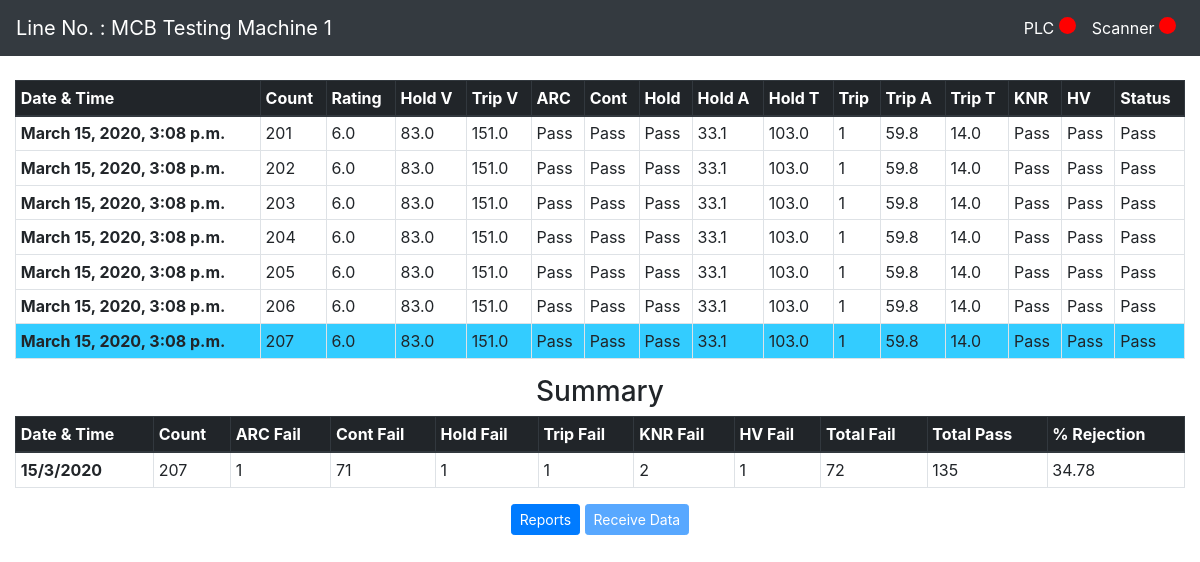
The page / on the database its author committed.
### users/models.py (models this page shows, shortened)
class Data(models.Model):
	dt = models.DateTimeField(default=timezone.localtime())
	rating = models.CharField(max_length=255)
	hold = models.IntegerField(default=2, choices=status)
	hold_a = models.FloatField(default=0)
	hold_t = models.FloatField(default=0)
	hold_v = models.FloatField()
	trip = models.IntegerField(default=2, choices=status)
	trip_a = models.FloatField(default=0)
	trip_t = models.FloatField(default=0)
	trip_v = models.FloatField()
	arc = models.IntegerField(default=0, choices=status)
	cont = models.IntegerField(default=2, choices=status)
	knr = models.IntegerField(default=2, choices=status)
	hv = models.IntegerField(default=2, choices=status)
	status = models.IntegerField(default=0, choices=status)

### users/views.py (the view)
# urls.py: path('', Homepage, name="homepage"),
def Homepage(request):
	try:
		instrument = minimalmodbus.Instrument('/dev/ttyUSB1', 1)
	except Exception as e:
		context = {
			"errors": "No Communication",
		}
	dt = timezone.localtime()
	context = DataReport(dt.date())
	data = context['data']
	print("total count: ", len(data))
	context['tcount'] = len(data)
	context['data'] = data[:len(data)%10]
	context['count'] = len(data)-len(context['data'])
	context['content'] = DataReport(dt.date())
	return render(request, "index.html", context)

### users/funcs.py (called while the page is built)
def DataReport(dt):
    context = {}
    data = Data.objects.filter(dt__day=dt.day, dt__month=dt.month, dt__year=dt.year).order_by("-dt")
    context["data"] = data
    context["rej"] = data.filter(status=0).count()
    passed = data.filter(status=1).count()
    context["passed"] = passed
    context["f_arc"] = data.filter(arc=0).count()
    context["f_cont"] = data.filter(cont=0).count()
    context["f_hold"] = data.filter(hold=0).count()
    context["f_trip"] = data.filter(trip=0).count()
    context["f_knr"] = data.filter(knr=0).count()
    context["f_hv"] = data.filter(hv=0).count()
    context["rej_rate"] = "{0:.2f}".format(context["rej"]*100/len(data))
    context["pass_rate"] = "{0:.2f}".format(context["passed"]*100/len(data))
    return context

### templates/index.html (shortened to what this page needs)
{% extends 'base.html' %}
{% block content %}
{% include 'navbar.html' %}
<br/>
<div class="container-fluid">
  <table class="table table-hover table-sm table-bordered" id="production">
  <thead class="thead-dark">
    <tr>
      <th scope="col">Date & Time</th>
      <th scope="col">Count</th>
      <th scope="col">Rating</th>
      <th scope="col">Hold V</th>
      <th scope="col">Trip V</th>
      <th scope="col">ARC</th>
      <th scope="col">Cont</th>
      <th scope="col">Hold</th>
      <th scope="col">Hold A</th>
      <th scope="col">Hold T</th>
      <th scope="col">Trip</th>
      <th scope="col">Trip A</th>
      <th scope="col">Trip T</th>
      <th scope="col">KNR</th>
      <th scope="col">HV</th>
      <th scope="col">Status</th>
    </tr>
  </thead>
  <tbody>
    {% for d in data %}
      <tr {% if forloop.last %}class="highlight"{% endif%}>
        <th scope="row">{{ d.dt }}</th>
        <td>{{ count|add:forloop.counter }}</td>
        <td>{{ d.rating }}</td>
        <td>{{ d.hold_v }}</td>
        <td>{{ d.trip_v }}</td>
        <td>{{ d.get_arc_display }}</td>
        <td>{{ d.get_cont_display }}</td>
        <td>{{ d.get_hold_display }}</td>
        <td>{{ d.hold_a }}</td>
        <td>{{ d.hold_t }}</td>
        <td>{{ d.trip }}</td>
        <td>{{ d.trip_a }}</td>
        <td>{{ d.trip_t }}</td>
        <td>{{ d.get_knr_display }}</td>
        <td>{{ d.get_hv_display }}</td>
        <td>{{ d.get_status_display }}</td>
      </tr>
    {% endfor %}
  </tbody>
  </table>
</div>
<div class="container-fluid">
  <h3 class="text-center">Summary</h3>
  <table class="table table-hover table-sm table-bordered">
  <thead class="thead-dark">
    <tr>
      <th scope="col">Date & Time</th>
      <th scope="col">Count</th>
      <th scope="col">ARC Fail</th>
      <th scope="col">Cont Fail</th>
      <th scope="col">Hold Fail</th>
      <th scope="col">Trip Fail</th>
      <th scope="col">KNR Fail</th>
      <th scope="col">HV Fail</th>
      <th scope="col">Total Fail</th>
      <th scope="col">Total Pass</th>
      <th scope="col">% Rejection</th>
    </tr>
  </thead>
  <tbody>
    <tr>
      <th scope="row" id="today"></th>
      <td>{{ tcount }}</td>
      <td>{{ f_arc }}</td>
      <td>{{ f_cont }}</td>
      <td>{{ f_hold }}</td>
      <td>{{ f_trip }}</td>
      <td>{{ f_knr }}</td>
      <td>{{ f_hv }}</td>
      <td>{{ rej }}</td>
      <td>{{ passed }}</td>
      <td>{{ rej_rate }}</td>
    </tr>
  </tbody>
</table>
</div>
<div class="text-center">
  <a href="{% url 'users:reports' %}"><button type="button" class="btn btn-primary btn-sm">Reports</button></a>
  <a href="{% url 'users:homepage' %}"><button type="button" disabled="" class="btn btn-primary btn-sm active">Receive Data</button></a>
</div>
<br/>
{% endblock %}

### templates/base.html (shortened to what this page needs)
{% load static %}
<!DOCTYPE html>
<html>
<head>
	<link rel="stylesheet" href="{% static 'css/bootstrap.min.css' %}">
</head>
<body>
{% block content %}
{% endblock %}
</body>
</html>

### templates/navbar.html (shortened to what this page needs)
<nav class="navbar navbar-expand-lg navbar-dark bg-dark">
  <a class="navbar-brand" href="{% url 'users:homepage' %}">Line No. : MCB Testing Machine 1</a>
  <div class="collapse navbar-collapse" id="navbarSupportedContent">
    <ul class="navbar-nav ml-auto">
      <li class="nav-item active">
        <a class="nav-link" href="#">PLC <div class="red-led"></div></a>
      </li>
      <li class="nav-item active">
        <a class="nav-link" href="#">Scanner <div class="red-led"></div></a>
      </li>
    </ul>
  </div>
</nav>

### templates/navbar.html (style rules this page uses)
.red-led { height: 17px; width: 17px; background-color: red; border-radius: 50%; display: inline-block; }

### templates/index.html (style rules this page uses)
.highlight { background: #33ccff; }

### rows shown on the page
Data: dt "March 15, 2020, 3:08 p.m.", id "201", rating "6.0", hold_v "83.0", trip_v "151.0", arc "Pass", cont "Pass", hold "Pass", hold_a "33.1", hold_t "103.0", trip "1", trip_a "59.8", trip_t "14.0", knr "Pass", hv "Pass", status "Pass"
Data: dt "March 15, 2020, 3:08 p.m.", id "202", rating "6.0", hold_v "83.0", trip_v "151.0", arc "Pass", cont "Pass", hold "Pass", hold_a "33.1", hold_t "103.0", trip "1", trip_a "59.8", trip_t "14.0", knr "Pass", hv "Pass", status "Pass"
Data: dt "March 15, 2020, 3:08 p.m.", id "203", rating "6.0", hold_v "83.0", trip_v "151.0", arc "Pass", cont "Pass", hold "Pass", hold_a "33.1", hold_t "103.0", trip "1", trip_a "59.8", trip_t "14.0", knr "Pass", hv "Pass", status "Pass"
Data: dt "March 15, 2020, 3:08 p.m.", id "204", rating "6.0", hold_v "83.0", trip_v "151.0", arc "Pass", cont "Pass", hold "Pass", hold_a "33.1", hold_t "103.0", trip "1", trip_a "59.8", trip_t "14.0", knr "Pass", hv "Pass", status "Pass"
Data: dt "March 15, 2020, 3:08 p.m.", id "205", rating "6.0", hold_v "83.0", trip_v "151.0", arc "Pass", cont "Pass", hold "Pass", hold_a "33.1", hold_t "103.0", trip "1", trip_a "59.8", trip_t "14.0", knr "Pass", hv "Pass", status "Pass"
Data: dt "March 15, 2020, 3:08 p.m.", id "206", rating "6.0", hold_v "83.0", trip_v "151.0", arc "Pass", cont "Pass", hold "Pass", hold_a "33.1", hold_t "103.0", trip "1", trip_a "59.8", trip_t "14.0", knr "Pass", hv "Pass", status "Pass"
Data: dt "March 15, 2020, 3:08 p.m.", id "207", rating "6.0", hold_v "83.0", trip_v "151.0", arc "Pass", cont "Pass", hold "Pass", hold_a "33.1", hold_t "103.0", trip "1", trip_a "59.8", trip_t "14.0", knr "Pass", hv "Pass", status "Pass"

### other values the page prints
{{ tcount }} "207"
{{ f_arc }} "1"
{{ f_cont }} "71"
{{ f_hold }} "1"
{{ f_trip }} "1"
{{ f_knr }} "2"
{{ f_hv }} "1"
{{ rej }} "72"
{{ passed }} "135"
{{ rej_rate }} "34.78"
